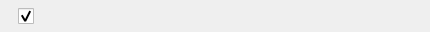
<?xml version="1.0" encoding="UTF-8"?>
<ui version="4.0">
 <class>ImportListWidgetItem</class>
 <widget class="QWidget" name="ImportListWidgetItem">
  <property name="geometry">
   <rect>
    <x>0</x>
    <y>0</y>
    <width>430</width>
    <height>32</height>
   </rect>
  </property>
  <property name="minimumSize">
   <size>
    <width>430</width>
    <height>32</height>
   </size>
  </property>
  <property name="maximumSize">
   <size>
    <width>16777215</width>
    <height>32</height>
   </size>
  </property>
  <property name="windowTitle">
   <string/>
  </property>
  <property name="styleSheet">
   <string notr="true">QWidget
{
font-size: 11px;
}

QCheckBox::indicator {
     height: 16px;
     width: 16px;
 }

QRadioButton::indicator {
     width: 16px;
     height: 16px;
 }

QScrollBar:horizontal {
height: 16px;
}

QPushButton
{
    min-height: 24px;
	height: 24px;
}

#lName
{
font-size: 12px;
}
</string>
  </property>
  <layout class="QHBoxLayout" name="horizontalLayout" stretch="0,1,0,0,0">
   <property name="spacing">
    <number>0</number>
   </property>
   <property name="leftMargin">
    <number>9</number>
   </property>
   <property name="topMargin">
    <number>0</number>
   </property>
   <property name="rightMargin">
    <number>9</number>
   </property>
   <property name="bottomMargin">
    <number>0</number>
   </property>
   <item>
    <widget class="QCheckBox" name="cSelected">
     <property name="maximumSize">
      <size>
       <width>18</width>
       <height>16777215</height>
      </size>
     </property>
     <property name="text">
      <string/>
     </property>
     <property name="checked">
      <bool>true</bool>
     </property>
    </widget>
   </item>
   <item>
    <widget class="QLabel" name="lImage">
     <property name="minimumSize">
      <size>
       <width>24</width>
       <height>24</height>
      </size>
     </property>
     <property name="maximumSize">
      <size>
       <width>24</width>
       <height>24</height>
      </size>
     </property>
     <property name="text">
      <string notr="true">&lt;img src=&quot;:/images/small_photoshop.png&quot;/&gt;</string>
     </property>
     <property name="scaledContents">
      <bool>false</bool>
     </property>
    </widget>
   </item>
   <item>
    <widget class="QLabel" name="lName">
     <property name="minimumSize">
      <size>
       <width>290</width>
       <height>0</height>
      </size>
     </property>
     <property name="maximumSize">
      <size>
       <width>290</width>
       <height>16777215</height>
      </size>
     </property>
     <property name="font">
      <font>
       <pointsize>-1</pointsize>
      </font>
     </property>
     <property name="text">
      <string/>
     </property>
    </widget>
   </item>
   <item>
    <spacer name="horizontalSpacer">
     <property name="orientation">
      <enum>Qt::Horizontal</enum>
     </property>
     <property name="sizeType">
      <enum>QSizePolicy::Preferred</enum>
     </property>
     <property name="sizeHint" stdset="0">
      <size>
       <width>10</width>
       <height>20</height>
      </size>
     </property>
    </spacer>
   </item>
   <item>
    <widget class="QLabel" name="lState">
     <property name="minimumSize">
      <size>
       <width>24</width>
       <height>24</height>
      </size>
     </property>
     <property name="maximumSize">
      <size>
       <width>24</width>
       <height>24</height>
      </size>
     </property>
     <property name="text">
      <string notr="true">&lt;img src=&quot;://images/import_ok_icon.png&quot;/&gt;</string>
     </property>
     <property name="scaledContents">
      <bool>false</bool>
     </property>
    </widget>
   </item>
  </layout>
 </widget>
 <resources/>
 <connections/>
</ui>
